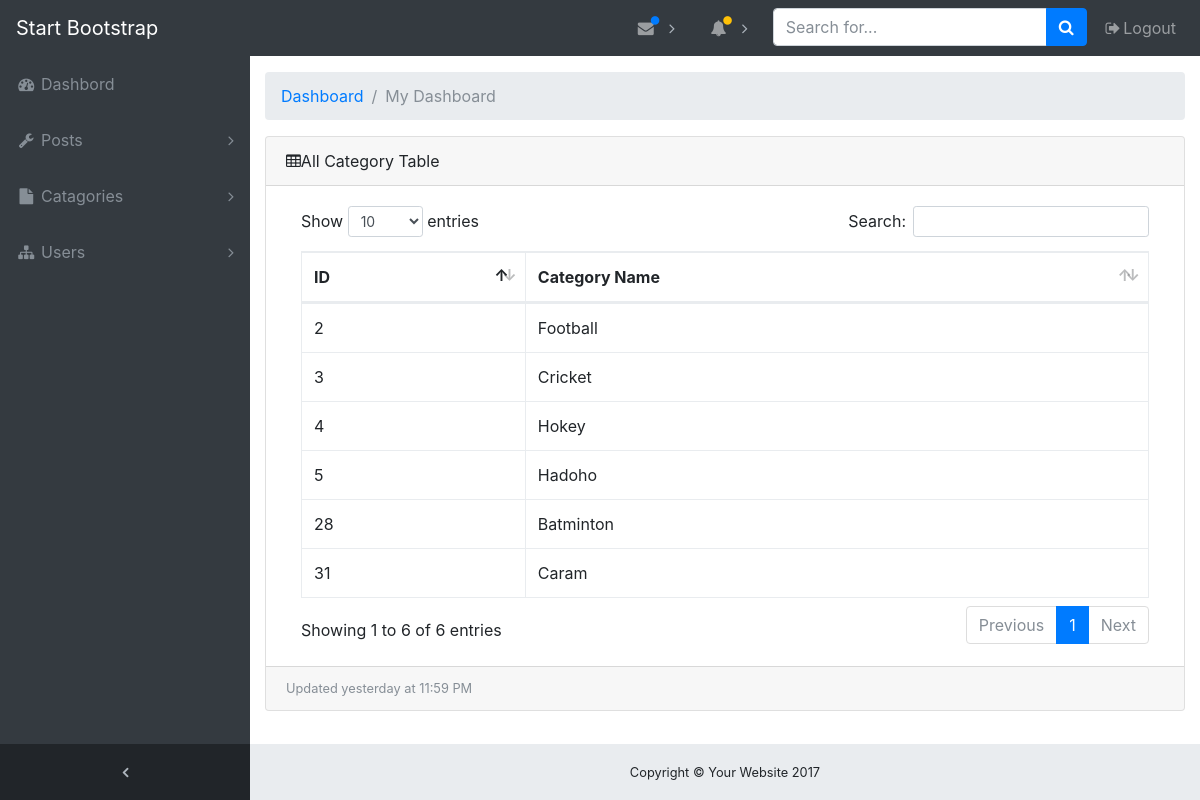
Screenshot of /admin/all_cat.php (signed in) with the database file from the repository.
### tables this page shows
CREATE TABLE `category` (
  `id` int(11) NOT NULL,
  `name` varchar(50) NOT NULL
);

### admin/all_cat.php (the view, shortened to what this page needs)
<?php  require "canect.php" ?>
<!DOCTYPE html>
<html lang="en">
<head>
  <link href="vendor/bootstrap/css/bootstrap.min.css" rel="stylesheet">
  <link href="vendor/font-awesome/css/font-awesome.min.css" rel="stylesheet" type="text/css">
  <link href="vendor/datatables/dataTables.bootstrap4.css" rel="stylesheet">
  <link href="css/sb-admin.css" rel="stylesheet">
</head>
<body class="fixed-nav sticky-footer bg-dark" id="page-top">
  <?php include "include/hearer_sidebar.php" ?>
  <div class="content-wrapper">
    <div class="container-fluid">
      <ol class="breadcrumb">
        <li class="breadcrumb-item">
          <a href="#">Dashboard</a>
        </li>
        <li class="breadcrumb-item active">My Dashboard</li>
      </ol>
   </div>
   <div class="container">
      <div class="card mb-3">
        <div class="card-header">
          <i class="fa fa-table"></i>All Category Table</div>
        <div class="card-body">
          <div class="table-responsive">
          <?php $sql = $db->query("SELECT * FROM category"); ?>
            <table class="table table-bordered" id="dataTable" width="100%" cellspacing="0">
              <thead>
                <tr>
                  <th>ID</th>
                  <th>Category Name</th>
                  </tr>
              </thead>
               <tbody>
               <?php while($data = $sql->fetch_array()){ ?>
                <tr>
                  <td><?php echo $data['id']?></td>
                  <td><?php echo $data['name']?></td>
                </tr>
                <?php } ?>
              </tbody>
            </table>
          </div>
        </div>
        <div class="card-footer small text-muted">Updated yesterday at 11:59 PM</div>
      </div>
    </div>
   </div>
    <?php include "include/footer.php" ?>
</body>
</html>

### admin/css/sb-admin.css (style rules this page uses)
html { position: relative; min-height: 100%; }
body { overflow-x: hidden; }
body.sticky-footer { margin-bottom: 56px; }
body.sticky-footer .content-wrapper { min-height: calc(100vh - 56px - 56px); }
body.fixed-nav { padding-top: 56px; }
.content-wrapper { min-height: calc(100vh - 56px); padding-top: 1rem; }
.content-wrapper { overflow-x: hidden; background: white; }
@media (min-width: 992px) { .content-wrapper { margin-left: 250px; } }

### rows the page displays
category: id "28", name "Batminton"
category: id "31", name "Caram"
category: id "3", name "Cricket"
category: id "2", name "Football"
category: id "5", name "Hadoho"
category: id "4", name "Hokey"
